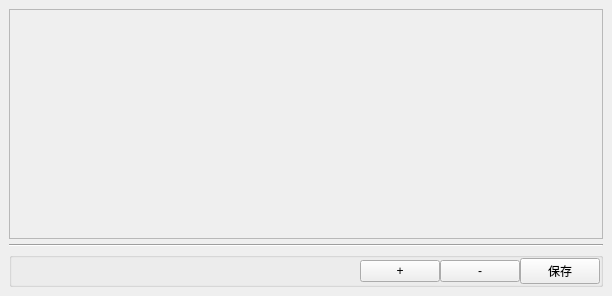
<?xml version="1.0" encoding="UTF-8"?>
<ui version="4.0">
 <class>editor</class>
 <widget class="QWidget" name="editor">
  <property name="geometry">
   <rect>
    <x>0</x>
    <y>0</y>
    <width>612</width>
    <height>296</height>
   </rect>
  </property>
  <property name="minimumSize">
   <size>
    <width>0</width>
    <height>0</height>
   </size>
  </property>
  <property name="windowTitle">
   <string>曲谱编辑器</string>
  </property>
  <layout class="QVBoxLayout" name="verticalLayout">
   <property name="spacing">
    <number>5</number>
   </property>
   <property name="leftMargin">
    <number>9</number>
   </property>
   <property name="topMargin">
    <number>9</number>
   </property>
   <property name="rightMargin">
    <number>9</number>
   </property>
   <property name="bottomMargin">
    <number>9</number>
   </property>
   <item>
    <widget class="QScrollArea" name="sa_edit_area">
     <property name="sizePolicy">
      <sizepolicy hsizetype="Expanding" vsizetype="Preferred">
       <horstretch>0</horstretch>
       <verstretch>2</verstretch>
      </sizepolicy>
     </property>
     <property name="widgetResizable">
      <bool>true</bool>
     </property>
     <widget class="QWidget" name="scrollAreaWidgetContents">
      <property name="geometry">
       <rect>
        <x>0</x>
        <y>0</y>
        <width>592</width>
        <height>233</height>
       </rect>
      </property>
     </widget>
    </widget>
   </item>
   <item>
    <widget class="Line" name="line">
     <property name="orientation">
      <enum>Qt::Horizontal</enum>
     </property>
    </widget>
   </item>
   <item>
    <widget class="QGroupBox" name="groupBox_2">
     <property name="sizePolicy">
      <sizepolicy hsizetype="Preferred" vsizetype="Preferred">
       <horstretch>0</horstretch>
       <verstretch>0</verstretch>
      </sizepolicy>
     </property>
     <property name="title">
      <string/>
     </property>
     <layout class="QHBoxLayout" name="horizontalLayout">
      <property name="spacing">
       <number>0</number>
      </property>
      <property name="leftMargin">
       <number>0</number>
      </property>
      <property name="topMargin">
       <number>0</number>
      </property>
      <property name="rightMargin">
       <number>0</number>
      </property>
      <property name="bottomMargin">
       <number>0</number>
      </property>
      <item>
       <spacer name="horizontalSpacer">
        <property name="orientation">
         <enum>Qt::Horizontal</enum>
        </property>
        <property name="sizeHint" stdset="0">
         <size>
          <width>40</width>
          <height>20</height>
         </size>
        </property>
       </spacer>
      </item>
      <item>
       <widget class="QPushButton" name="pb_add">
        <property name="sizeIncrement">
         <size>
          <width>1</width>
          <height>1</height>
         </size>
        </property>
        <property name="baseSize">
         <size>
          <width>30</width>
          <height>30</height>
         </size>
        </property>
        <property name="text">
         <string>+</string>
        </property>
       </widget>
      </item>
      <item>
       <widget class="QPushButton" name="pb_delete">
        <property name="text">
         <string>-</string>
        </property>
       </widget>
      </item>
      <item>
       <widget class="QPushButton" name="pb_save">
        <property name="text">
         <string>保存</string>
        </property>
       </widget>
      </item>
     </layout>
    </widget>
   </item>
  </layout>
 </widget>
 <resources/>
 <connections/>
</ui>
